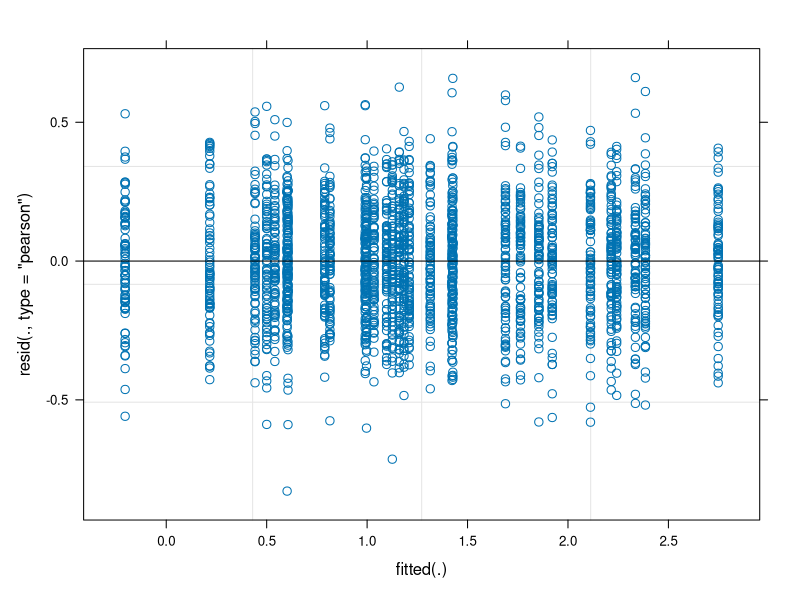
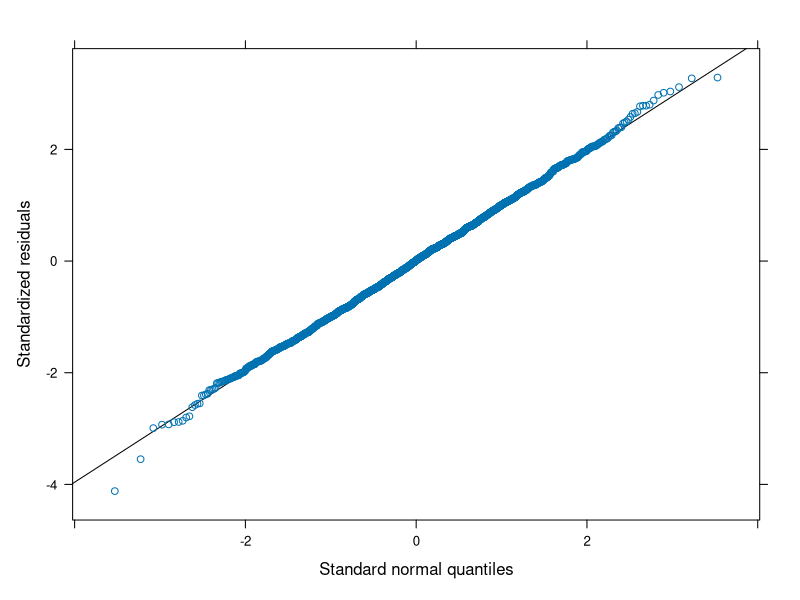
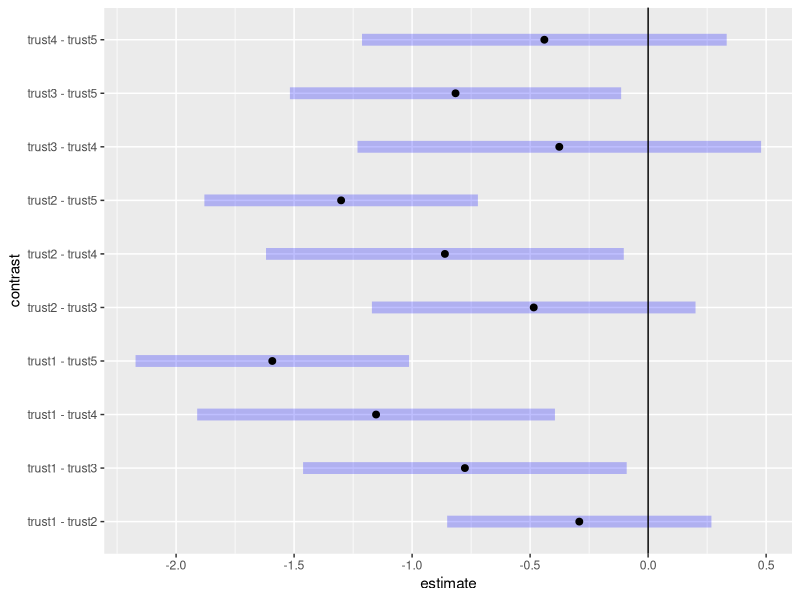

Generate these figures, in order, with R:
## ---- chunk 1
knitr::opts_chunk$set(echo = TRUE)
## ---- chunk 2
set.seed(1)
N <- 30 # 30 subjects
id <- gl(n = N, k = 80)
trust <- factor(sample(1:5, size = 30, replace = TRUE))
trust <- trust[id]
## ---- chunk 3
table(trust)/80
## ---- chunk 4
set.seed(2)
subj_noise <- rnorm(30, mean = 0, sd = 0.3)
obs_noise <- rnorm(30*80, mean = 0, sd = 0.2)
y <- (0.5 + subj_noise[id]) + 
  0.4*(trust == "2") +
  0.8*(trust == "3") +
  1.2*(trust == "4") + 
  1.6*(trust == "5") + 
  obs_noise
## ---- chunk 5
d <- data.frame(id, y, trust)
head(d)
## ---- chunk 6
library(lme4)
library(car) # for Anova()
m <- lmer(y ~ trust + (1|id), data = d)
Anova(m)
## ---- chunk 7
# residual versus fitted value plot
plot(m)
## ---- chunk 8
lattice::qqmath(m)
## ---- chunk 9
library(emmeans)
em_out <- emmeans(m, pairwise ~ trust)
em_out$contrasts
## ---- chunk 10
plot(em_out$contrasts) +
  ggplot2::geom_vline(xintercept = 0)
